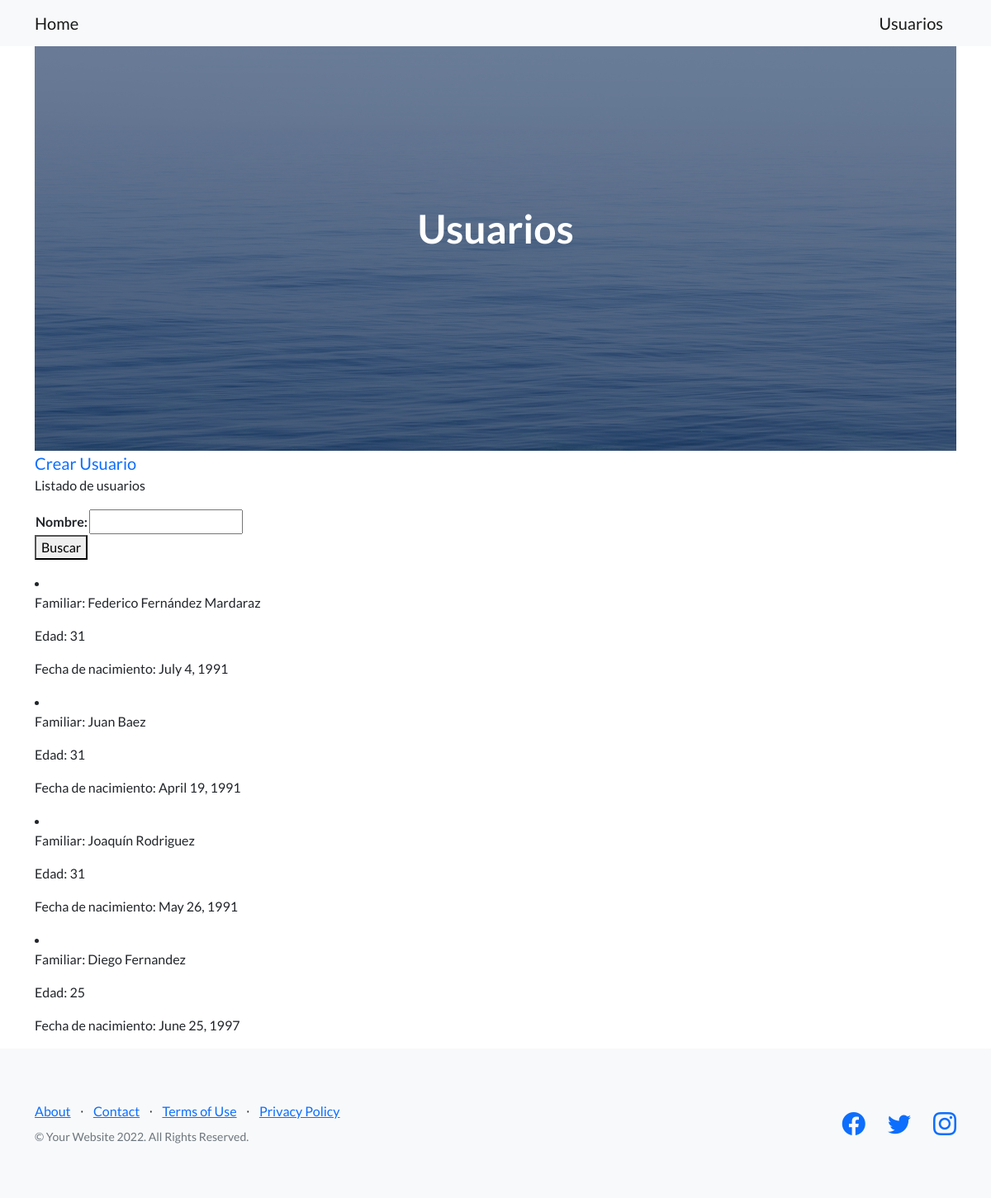
Page /ver-familiar/ on the committed database.
### home/models.py (models this page shows, shortened)
class Persona(models.Model):
    nombre = models.CharField(max_length=30)
    apellido = models.CharField(max_length=30)
    edad = models.IntegerField()
    fecha_nacimiento = models.DateField(null=True)

### home/views.py (the view)
# urls.py: path('ver-familiar/', views.ver_personas, name='ver_personas'),
def ver_personas(request):
    nombre = request.GET.get('nombre', None)
    if nombre:
        familiares = Persona.objects.filter(nombre__icontains=nombre)
    else:
        familiares = Persona.objects.all()
    formulario = BusquedaHumanoFormulario()
    return render(request, 'home/ver_personas.html', {'familiares': familiares,'formulario': formulario} )

### home/forms.py
class BusquedaHumanoFormulario (forms.Form):
    nombre = forms.CharField(max_length=30, required=False)

### home/templates/home/ver_personas.html (shortened to what this page needs)
{% extends 'home/index.html' %}
{% block h1_texto_header %}
Usuarios
{% endblock h1_texto_header %}
{% block index_contenido %}
<a class="navbar-brand" href={% url 'crear_persona' %}>Crear Usuario</a>
<p> Listado de usuarios </p>
<form action={% url 'ver_personas' %} method="GET">
    <table>
    {{formulario}}
    </table>
    <button>Buscar</button>
</form>
<p>
    {% if familiares %}
        {% for familiar in familiares %}
            <li><p> Familiar: {{familiar.nombre}} {{familiar.apellido}}</p>
            <p>Edad: {{familiar.edad}}</p>
            <p>Fecha de nacimiento: {{familiar.fecha_nacimiento}} </p></li>
        {% endfor %}
    {% else %}
        <p>No se encontraron resultados.</p>
    {% endif %}
</p>
{% endblock index_contenido %}

### rows in the picture
Persona: nombre "Federico", apellido "Fernández Mardaraz", edad "31", fecha_nacimiento "July 4, 1991"
Persona: nombre "Juan", apellido "Baez", edad "31", fecha_nacimiento "April 19, 1991"
Persona: nombre "Joaquín", apellido "Rodriguez", edad "31", fecha_nacimiento "May 26, 1991"
Persona: nombre "Diego", apellido "Fernandez", edad "25", fecha_nacimiento "June 25, 1997"
